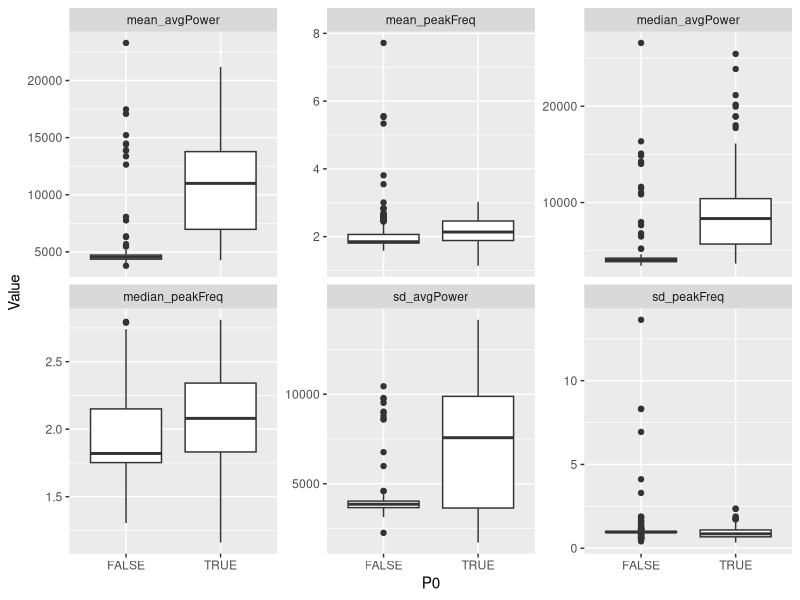
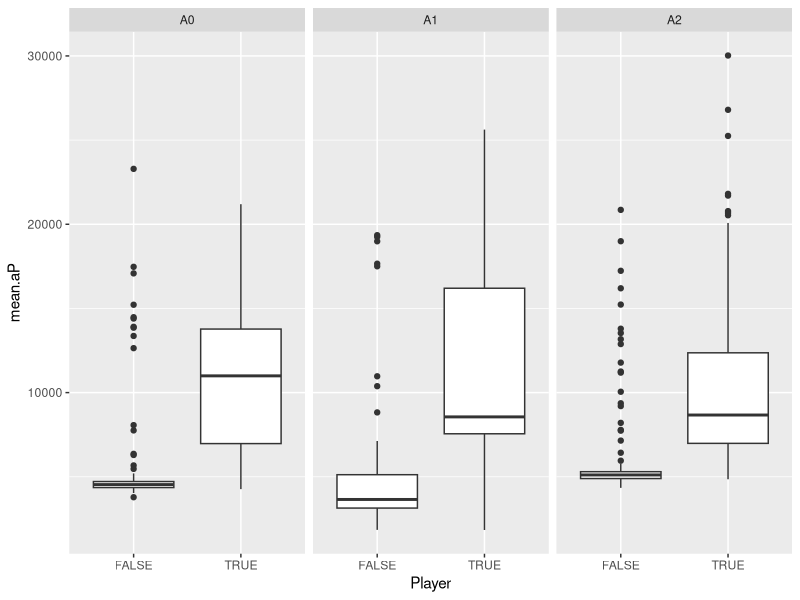
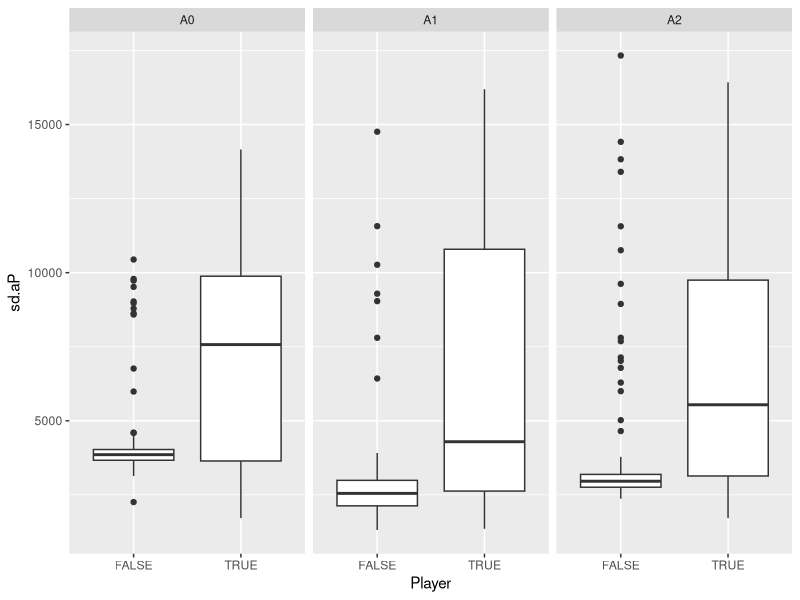
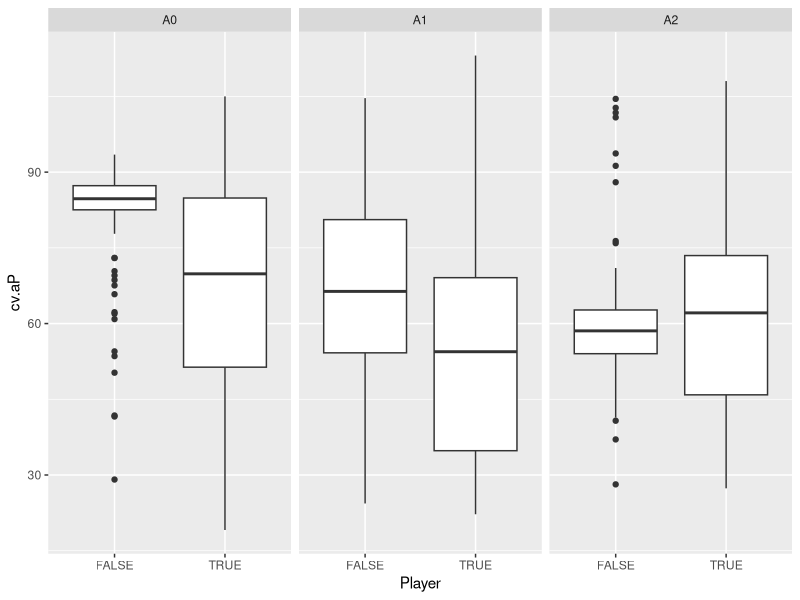
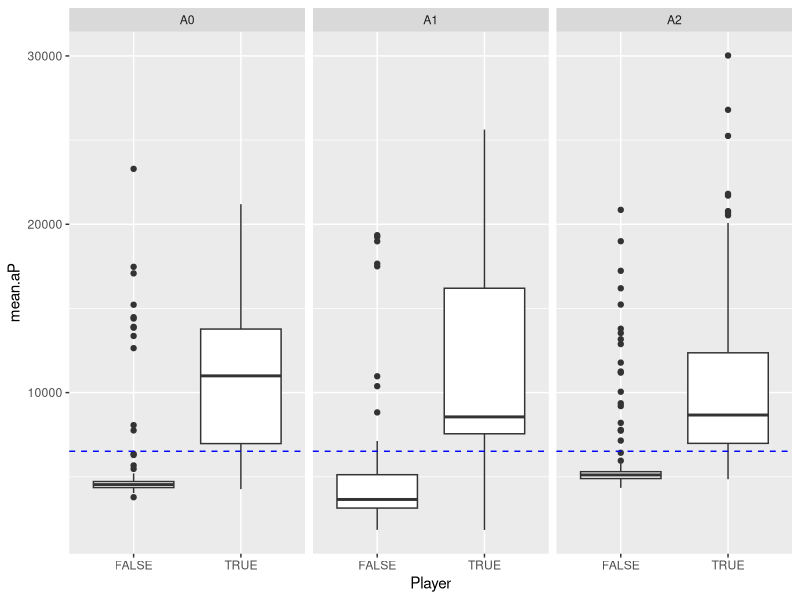
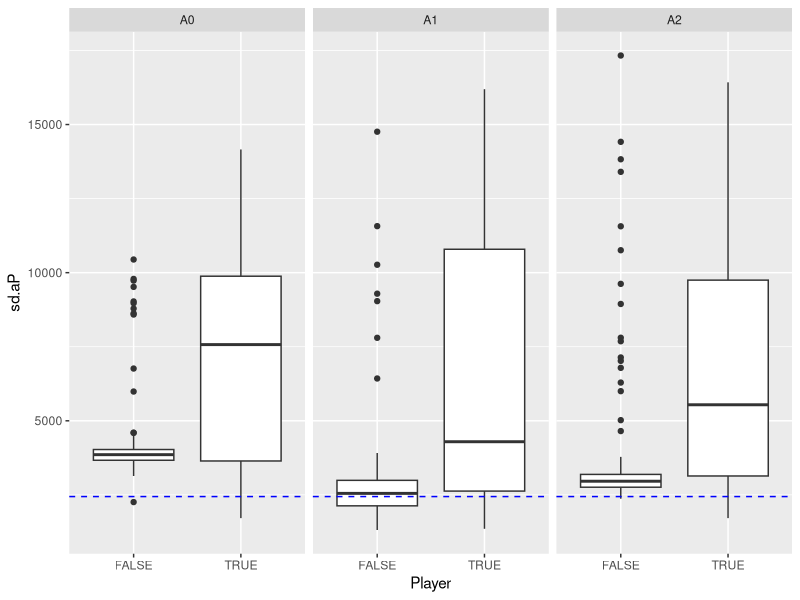
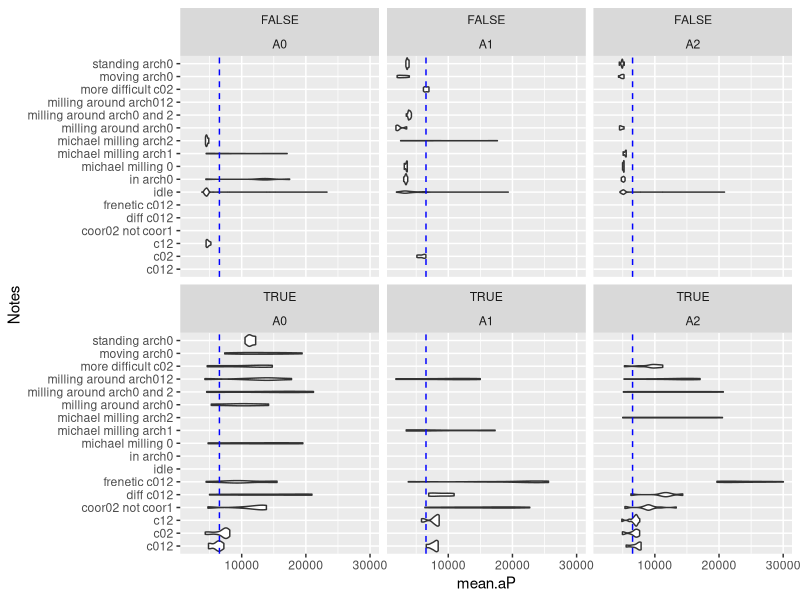
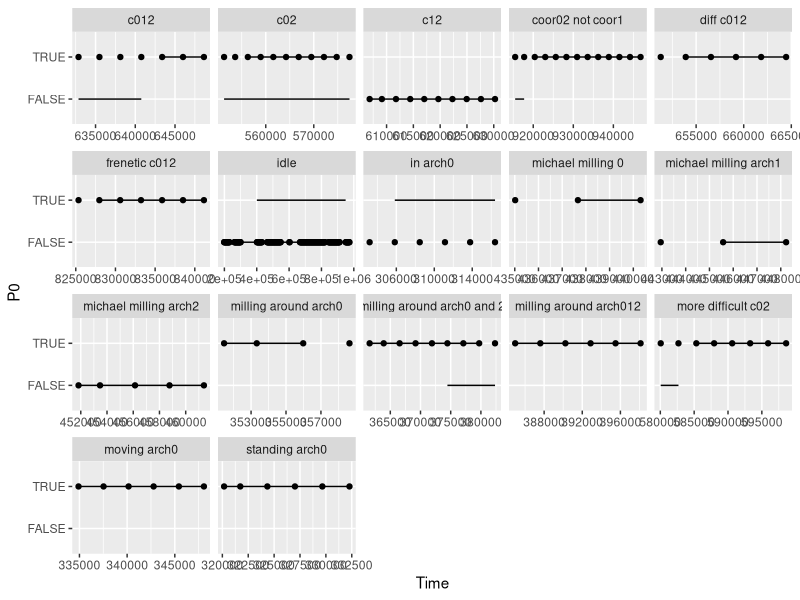

Recreate these plots in R, in order. (Note: this script raises an error after producing the figures.)
### libraries
require(tidyverse) 
require(magrittr)
require(ggthemes)
require(skimr)
require(ROCR)

### numbers
nArch = 3
nFreq = 16

### load data
d.o = read_csv('data_23Jun18.csv',
	col_names = c(
		"Notes","Time","Arch","Sensor",
		"peakFreq","avgPower",
		sprintf("power_%s",1:nFreq)
	))

d = d.o %>% 
	gather(Bin, Power, starts_with("power")) %>%
	separate(Bin, c("drop","Bin")) %>%
	select(- drop) %>%
	mutate(
		Bin = as.integer(Bin),
		Arch = factor(Arch, levels=c(0,1,2), labels=c("A0","A1","A2")),
		Sensor = factor(Sensor, levels=0:5, labels=sprintf("S%d",0:5))
	) %>%
	nest(-Notes, .key="fulldata") %>%
	mutate(
		reddata = map(fulldata, function(df) { select(df, -Bin, -Power) %>% distinct } )
	) %T>% print

### export Notes and manually mark up
Truth = d %>%
	select(Notes) %>%
	distinct %>%
	mutate(
		# drop these data?
		drop = F, 
		# are there humans in the arches?
		P0 = F, P1 = F, P2 = F,
		# are the humans coordinated?
		C01 = F, C12 = F, C20 = F
	) %T>% print %>%
	write_csv("truth_table_23Jun18.csv")

### must hand-edit

Truth = read_csv("truth_table_23Jun18 - edited.csv") %>%
	filter( !drop ) %>% # jettison unwanted data now.
	select( - drop ) %>% 
	nest( - Notes, .key="truth") %T>% print
	
dat = Truth %>% left_join(d)

### data load complete


### can I get P0-2 with avgPower?
avgP = dat %>% 
	unnest(truth) %>%
	unnest(reddata ) %T>% print

fit.aP.0 = glm(P0~avgPower+0, family="binomial", data=filter(avgP, Arch=="A0")) 
summary(fit.aP.0)
fit.aP.S.0 = glm(P0~Sensor*avgPower+0, family="binomial", data=filter(avgP, Arch=="A0")) 
summary(fit.aP.S.0)

avgP.r = avgP %>%
	group_by_if( is.logical ) %>%
	group_by( Notes, Time, Arch, add=T ) %>%
	summarise( 
		mean_peakFreq = mean(peakFreq),
		median_peakFreq = median(peakFreq),
		sd_peakFreq = sd(peakFreq),
		mean_avgPower = mean(avgPower),
		median_avgPower = median(avgPower),
		sd_avgPower = sd(avgPower)
	) %>% 
	ungroup %T>% print

avgP.r.A0 = filter(avgP.r, Arch=="A0") %>%
	gather(End, Value, contains("peakFreq"), contains("avgPower"))
ggplot(avgP.r.A0) +
	aes(x=P0, y=Value) +
	geom_boxplot() +
	facet_wrap(~End, scales="free_y")

# peakFreq is of no value.

avgP.r = avgP %>%
	select( - peakFreq ) %>%
	nest( Sensor, avgPower ) %>%
	mutate( 
		mean.aP = map_dbl(data, function(df) { mean(df$avgPower) } ),
		sd.aP = map_dbl(data, function(df) { sd(df$avgPower) } ),
		cv.aP = sd.aP/mean.aP*100
	) %>%
	select( - data ) %>%
	nest( P0, P1, P2, C01, C12, C20 ) %>%
	mutate(
		Player = map2_lgl(Arch, data, function(a, df) {
			if( a=="A0" ) return( df$P0[1] )
			if( a=="A1" ) return( df$P1[1] )
			if( a=="A2" ) return( df$P2[1] )
		} )
	) %>%
	select( - data ) 
	
ggplot(avgP.r) +
	aes(x=Player, y=mean.aP ) +
	geom_boxplot() +
	facet_wrap(~Arch)
ggplot(avgP.r) +
	aes(x=Player, y=sd.aP ) +
	geom_boxplot() +
	facet_wrap(~Arch)
ggplot(avgP.r) +
	aes(x=Player, y=cv.aP ) +
	geom_boxplot() +
	facet_wrap(~Arch)
	
classify = function(par, data) {
#	browser()
	par=as.list(par)
	glm(Player~factor(mean.aP>par$mean.th)+factor(sd.aP>par$sd.th)+0, family="binomial", data=data) %>%
	AIC
}
classify(list(mean.th=7000,sd.th=5000),filter(avgP.r, Arch=="A0"))
A0.th = optim(par=list(mean.th=7000, sd.th=5000), classify, data=filter(avgP.r, Arch=="A0")) %T>% print
A1.th = optim(par=list(mean.th=7000, sd.th=5000), classify, data=filter(avgP.r, Arch=="A1")) %T>% print
A2.th = optim(par=list(mean.th=6000, sd.th=3000), classify, data=filter(avgP.r, Arch=="A2")) %T>% print
all.th = optim(par=list(mean.th=6000, sd.th=3000), classify, data=avgP.r) %T>% print

A0.th$par
A1.th$par
A2.th$par
all.th$par
# mean.th    sd.th 
# 6515.625 2442.188 

ggplot(avgP.r) +
	aes(x=Player, y=mean.aP ) +
	geom_boxplot() +
	facet_wrap(~Arch) +
	geom_hline(yintercept=as.list(all.th$par)$mean.th, color="blue", linetype="dashed")

ggplot(avgP.r) +
	aes(x=Player, y=sd.aP ) +
	geom_boxplot() +
	facet_wrap(~Arch) +
	geom_hline(yintercept=as.list(all.th$par)$sd.th, color="blue", linetype="dashed")

# sd doesn't add anything.
classify = function(th, data) {
	glm(Player~factor(mean.aP>th)+0, family="binomial", data=data) %>%
	AIC
}
all.th = optimize(classify, range(avgP.r$mean.aP), data=avgP.r)

mean.th = all.th$minimum
print(mean.th)
# 6528.066
mean.th = 6528.066

ggplot(avgP.r) +
	aes(x=Notes, y=mean.aP) +
#	scale_y_log10() +
	geom_violin() +
	facet_wrap(~Player+Arch) +
	geom_hline(yintercept=mean.th, color="blue", linetype="dashed") +
	coord_flip()
	
# implement the algorithm
isPlayer = function(avgPower) {
	mean(avgPower) > mean.th
}

check.isPlayer = dat %>%
	select( - fulldata ) %>% 
	mutate(
		pred = map(reddata, function(df) {
			df %>%
				group_by(Time, Arch) %>%
				summarise( is.Player = isPlayer(avgPower) ) %>%
				spread(Arch, is.Player)
		})
	) %>%
	unnest( truth ) %>%
	unnest( pred ) %T>% print
qplot(Time, P0, data=check.isPlayer, geom="point") +
	geom_line(aes(y=A0)) +
	facet_wrap(~Notes, scales="free_x")
qplot(Time, P1, data=check.isPlayer, geom="point") +
	geom_line(aes(y=A1)) +
	facet_wrap(~Notes, scales="free_x")
qplot(Time, P2, data=check.isPlayer, geom="point") +
	geom_line(aes(y=A2)) +
	facet_wrap(~Notes, scales="free_x")

### coordination
	
### need to take care to construct a training set where arches that
# don't have players in them are filtered out.  avgPower algorithm would 
# filter those out.

keep = dat %>% 
	unnest(truth) %>%
	filter( (P0&P1) | (P1&P2) | (P2&P0) )  # toss cases where we don't have 2+ 

keep %>% print

						m = df %>%
							select(Arch, Sensor, avgPower) %>%
							distinct %$% 
							matrix(avgPower, ncol=3)					 
				
						m = df %>%
							select(Arch, Sensor, peakFreq) %>%
							distinct %$% 
							matrix(peakFreq, ncol=3)

						m = df %>%
							group_by(Arch, Bin) %>%
							summarise( Power=mean(Power) ) %$%
							matrix(Power, ncol=3)

						data.frame(
							pC01=-9,
							pC12=-9,
							pC20=-9
						) %>% return
							
						data.frame(
							pC01=cor(m[,1],m[,2]),
							pC12=cor(m[,2],m[,3]),
							pC20=cor(m[,3],m[,1])
						) %>% return
						
						df %>%
							select( - peakFreq, - avgPower ) %>%
							nest( - Bin ) %>%
							mutate( 
								corr = map(data, function(df) {
									m = df %$% matrix(Power, ncol=3)
									data.frame(
										pC01=cor(m[,1],m[,2]),
										pC12=cor(m[,2],m[,3]),
										pC20=cor(m[,3],m[,1])
									)
								})
							) %>%
							unnest( corr ) %>%
							summarise(
								pC01 = diff(range(pC01))-1,
								pC12 = diff(range(pC12))-1,
								pC20 = diff(range(pC20))-1
							)

						# this is strangely good:
						m = df %>%
							group_by(Arch, Sensor) %>%
							summarise( Power=mean(Power) ) %$%
							matrix(Power, ncol=3)
	
						m = df %>%
							group_by(Arch, Sensor) %>%
							summarise( Power=max(Power) ) %$%
							matrix(Power, ncol=3)
						data.frame(
							pC01=cor(m[,1],m[,2]),
							pC12=cor(m[,2],m[,3]),
							pC20=cor(m[,3],m[,1])
						) %>% return							

						df %>%
							select( - peakFreq, - avgPower ) %>%
							nest( - Bin ) %>%
							mutate( 
								corr = map(data, function(df) {
									m = df %$% matrix(Power, ncol=3)
									data.frame(
										pC01=cor(m[,1],m[,2]),
										pC12=cor(m[,2],m[,3]),
										pC20=cor(m[,3],m[,1])
									)
								})
							) %>%
							unnest( corr ) %>%
							summarise(
#								pC01 = diff(range(pC01))-1,
#								pC12 = diff(range(pC12))-1,
#								pC20 = diff(range(pC20))-1
#								pC01 = max(pC01),
#								pC12 = max(pC12),
#								pC20 = max(pC20)
#								pC01 = mean(pC01),
#								pC12 = mean(pC12),
#								pC20 = mean(pC20)
								pC01 = max(pC01^2),
								pC12 = max(pC12^2),
								pC20 = max(pC20^2)
							)						
	
						# this is the best so far.
						m = df %>%
							select( - peakFreq, - avgPower ) %>% 
							spread(Arch, Power)
		
						data.frame(
							pC01=cor(m$A0, m$A1),
							pC12=cor(m$A1, m$A2),
							pC20=cor(m$A2, m$A0)
						) %>% return							

	
rm(coord)
coord = keep %>%
	mutate(
		pwr = map(fulldata, function(df) {
#			browser()
			df %>%
				nest( - Time ) %>%
				mutate( 
					correl = map(data, function(df) {
#						browser()

						# this is the best so far.
						m = df %>%
							select( - peakFreq, - avgPower ) %>% 
							spread(Arch, Power)
		
						data.frame(
							pC01=cor(m$A0, m$A1),
							pC12=cor(m$A1, m$A2),
							pC20=cor(m$A2, m$A0)
						) %>% return							
					})
				) %>%
				unnest( correl, .drop=T )
		})
	) 	
pwr = coord %>% 
	unnest(pwr, .drop=T) %>%
	mutate(
		# again, we can ignore cases where we don't have a player
		pC01 = ifelse(P0&P1, pC01, F),
		pC12 = ifelse(P1&P2, pC12, F),
		pC20 = ifelse(P2&P0, pC20, F)
	) %T>% print
qplot(Time, as.numeric(C01), data=pwr, geom="point") +
	geom_line(aes(y=pC01)) +
	facet_wrap(~Notes, scales="free_x") +
	coord_cartesian(ylim=c(-1,1))
qplot(Time, as.numeric(C12), data=pwr, geom="point") +
	geom_line(aes(y=pC12)) +
	facet_wrap(~Notes, scales="free_x") +
	coord_cartesian(ylim=c(-1,1))
qplot(Time, as.numeric(C20), data=pwr, geom="point") +
	geom_line(aes(y=pC20)) +
	facet_wrap(~Notes, scales="free_x") +
	coord_cartesian(ylim=c(-1,1))

	

	ggplot(res) +
	aes(x=Notes, y=Power^2) +
#	scale_y_log10() +
	geom_violin() +
	facet_wrap(~Truth+Coord) +
	geom_hline(yintercept=0.75, color="blue", linetype="dashed") +
	coord_flip()

tr.k = keep %>% left_join(tr) %T>% print
res.k = left_join(tr.k, pwr)

last_plot() %+% res.k

qplot(Time, as.numeric(Truth), color=Coord, data=res.k, geom="point") +
	geom_line(aes(y=Power)) +
	facet_wrap(~Notes, scales="free_x") +
	scale_color_colorblind()

# nope, no good.

### try another approach?
cor.dat = dat %>% unnest(truth) %>%
	filter( (P0&P1) | (P1&P2) | (P2&P0) ) %>% # toss cases where we don't have 2+ players
	unnest( fulldata ) %T>% print
cor.red.dat = cor.dat %>%
	select( - Bin, - Power ) %>%
	distinct %T>% print
tree(C01~Arch+Sensor+peakFreq+avgPower, data=filter(cor.red.dat, P0, P1, Arch=="A0"|Arch=="A1"))

# suggests that peakFreq might be a useful classifier?

coord = cor.red.dat %>%
	nest( Arch, Sensor, peakFreq, avgPower ) %>%
	mutate(
		pf = map(data, function(df) {
			m = with(df, matrix(peakFreq, ncol=3))

			data.frame(
				C01=cor(m[,1],m[,2]),
				C12=cor(m[,2],m[,3]),
				C20=cor(m[,3],m[,1])
			)
		}),
		ap = map(data, function(df) {
			m = with(df, matrix(avgPower, ncol=3))

			data.frame(
				C01=cor(m[,1],m[,2]),
				C12=cor(m[,2],m[,3]),
				C20=cor(m[,3],m[,1])
			)
		}),		
	) %>%
	unnest(pf, ap, .sep="_", .drop=T) %T>% print

glm(C01~pf_C01+ap_C01+0, data=filter(coord, P1&P0), family="binomial")
qplot(C01, ap_C01, fill=Notes, data=filter(coord, P0&P1), geom="boxplot") + scale_fill_colorblind() + coord_cartesian(y=c(-1,1)) + geom_hline(yintercept=0)
qplot(C12, ap_C12, fill=Notes, data=filter(coord, P1&P2), geom="boxplot") + scale_fill_colorblind() + coord_cartesian(y=c(-1,1)) + geom_hline(yintercept=0)
qplot(C20, ap_C20, fill=Notes, data=filter(coord, P2&P0), geom="boxplot") + scale_fill_colorblind() + coord_cartesian(y=c(-1,1)) + geom_hline(yintercept=0)

qplot(C01, pf_C01, fill=Notes, data=filter(coord, P0&P1), geom="boxplot") + scale_fill_colorblind() + coord_cartesian(y=c(-1,1)) + geom_hline(yintercept=0)
qplot(C12, pf_C12, fill=Notes, data=filter(coord, P1&P2), geom="boxplot") + scale_fill_colorblind() + coord_cartesian(y=c(-1,1)) + geom_hline(yintercept=0)
qplot(C20, pf_C20, fill=Notes, data=filter(coord, P2&P0), geom="boxplot") + scale_fill_colorblind() + coord_cartesian(y=c(-1,1)) + geom_hline(yintercept=0)



qplot(C01, pf_C01, fill=Notes, data=filter(coord, P1&P0), geom="boxplot") + scale_fill_colorblind()
	
# Hmm, this can't possibly work, because we're correlating across _sensors_,
# so that's looking for the same _gesture_, which is not what we want.
	
	
	
	
	
foo = d %>% filter(between(Time, 63746, 80075)) %>% sample_n(1) %$% fulldata[[1]]

### try working with peakFreq
dpf = d %>%
	mutate(
		corr = map(reddata, function(df) {
			m = matrix(df$peakFreq, ncol=3) 
			data.frame(
				C01=cor(m[,1],m[,2]),
				C12=cor(m[,2],m[,3]),
				C20=cor(m[,3],m[,1])
			)
		})
	) %>%
	unnest(corr, .drop=T) %T>% print
	
dpf %>%
	gather(Which, Corr, starts_with("C")) %>%
	ggplot() +
	aes(x=Which, y=Corr) +
	geom_boxplot() +
	facet_wrap(~Notes) +
	coord_cartesian(ylim=c(-1,1))
	
dpf %>%
	gather(Which, Corr, starts_with("C")) %>%
	ggplot() +
	aes(x=Time, color=Which, y=Corr) +
	geom_line() +
	geom_point() +
	facet_wrap(~Notes, scales="free_x") +
	coord_cartesian(ylim=c(-1,1)) +
	scale_color_colorblind()
	
exp_smooth = function(x, alpha=0.1) {
        # Performs exponential smoothing by taking a weighted average of the
        # current and previous data points
        #
        # x     : numeric vector
        # alpha : number between 0 and 1, weight assigned to current data value
        #
        # Returns a numeric vector of the same length as x and values as the 
        #       weighted averages of the (current, previous) consecutive pairs
        s = numeric(length(x) + 1) # make s 1 cell longer than x
        for (i in seq_along(s)) {
                if (i == 1) { # set the initial value of s the same as that of x
                        s[i] = x[i]
                } else {
                        # weight current value with alpha and previous value 
                        # with 1-alpha, and sum
                        s[i] = alpha * x[i - 1] + (1 - alpha) * s[i - 1]
                }
        }
        s[-1] # drop the 1st element in s because it's extra
}

exp_smooth(foo)
	
dpf %>%
	gather(Which, Corr, starts_with("C")) %>%
	group_by(Which) %>%
	mutate(sCorr = exp_smooth(Corr, alpha=0.1)) %>%
	ggplot() +
	aes(x=Which) +
	geom_boxplot(aes(y=Corr, fill="Raw")) +
	geom_boxplot(aes(y=sCorr, fill="Smoothed")) +
	facet_wrap(~Notes) +
	coord_cartesian(ylim=c(-1,1))
	
dpf %>%
	gather(Which, Corr, starts_with("C")) %>%
	group_by(Which) %>%
	mutate(sCorr = exp_smooth(Corr, alpha=0.5)) %>%
	ggplot() +
	aes(x=Time, color=Which) +
	geom_line(aes(y=sCorr)) +
	geom_point(aes(y=Corr)) +
	facet_wrap(~Notes, scales="free_x") +
	coord_cartesian(ylim=c(-1,1)) +
	scale_color_colorblind()
	

d %>% group_by(Notes) %>% skim(Time)	
foo = d %>% filter(between(Time, 63746, 80075)) %>% slice(4) %$% fulldata[[1]]
foo %<>%
	mutate(
		Freq = (as.numeric(Bin)+0)*(1000/10)/2^7
	)
foo %>% 
	ggplot() + aes(x=Freq, y=Power) + geom_point() +
	facet_grid(Arch~Sensor) +
	facet_wrap(~Arch)

foo %>% 
	group_by(Arch, Freq) %>% 
	summarise(Power=sum(Power)) %>%
	ggplot() + aes(x=Freq, y=Power) + geom_point() +
	scale_y_log10() +
	facet_wrap(~Arch)

### how about summing up sensor frequency?
dpwr = d %>% 
	mutate(
		corr = map(fulldata, function(df) {
			m = df %>%
				group_by(Arch, Bin) %>%
				summarise(Power=log(sum(Power))) %$%
				matrix(Power, ncol=3)
				
			data.frame(
				C01=cor(m[,1],m[,2]),
				C12=cor(m[,2],m[,3]),
				C20=cor(m[,3],m[,1])
			)
		})
	) %>%
	unnest(corr, .drop=T) %T>% print
	
dpwr %>%
	gather(Which, Corr, starts_with("C")) %>%
	group_by(Which) %>%
	mutate(sCorr = exp_smooth(Corr, alpha=0.1)) %>%
	ggplot() +
	aes(x=Which) +
	geom_boxplot(aes(y=Corr, fill="Raw")) +
	geom_boxplot(aes(y=sCorr, fill="Smoothed")) +
	facet_wrap(~Notes) +
	coord_cartesian(ylim=c(0,1)) +
	scale_fill_colorblind()
	
dpwr %>%
	gather(Which, Corr, starts_with("C")) %>%
	group_by(Which) %>%
	mutate(sCorr = exp_smooth(Corr, alpha=0.5)) %>%
	ggplot() +
	aes(x=Time, color=Which) +
	geom_line(aes(y=sCorr)) +
	geom_point(aes(y=Corr)) +
	facet_wrap(~Notes, scales="free_x") +
	coord_cartesian(ylim=c(0,1)) +
	scale_color_colorblind()

	
### ok, reasonable.  
# define what the "correct"/true classification is
correct = d %>% select(Notes) %>% distinct %>%
	mutate(
		C01=c(F,F,F,F,T,T),
		C12=c(F,F,T,F,F,T),
		C20=c(F,F,F,T,F,T)
	) %T>% print
dummy = tibble(C01=F, C12=F, C20=F)
drop.first.last=3
r = d %>%
	group_by(Notes) %>%
	mutate(
		good=between(1:n(),drop.first.last,n()-drop.first.last),
		good=ifelse(Notes=="idle", T, good)
	) %>%
	ungroup %>%
	left_join(nest(correct, -Notes, .key="truth")) %>%
	mutate( truth=ifelse(good, truth, list(dummy)) ) %T>% print
	
# run the two algorithms
r %<>%
	mutate(
		pwr = map(fulldata, function(df) {
			m = df %>%
				group_by(Arch, Bin) %>%
				summarise(Power=log(sum(Power))) %$%
				matrix(Power, ncol=3)
				
			data.frame(
				C01=cor(m[,1],m[,2]),
				C12=cor(m[,2],m[,3]),
				C20=cor(m[,3],m[,1])
			)
		}),
		pwr2 = map(fulldata, function(df) {
			m = df %>%
				group_by(Arch, Bin) %>%
				summarise(Power=sum(Power)) %$%
				matrix(Power, ncol=3)
				
			data.frame(
				C01=cor(m[,1],m[,2]),
				C12=cor(m[,2],m[,3]),
				C20=cor(m[,3],m[,1])
			)
		}),
		pfreq = map(reddata, function(df) {
			m = matrix(df$peakFreq, ncol=3) 
			data.frame(
				C01=cor(m[,1],m[,2]),
				C12=cor(m[,2],m[,3]),
				C20=cor(m[,3],m[,1])
			)
		})
	) 	
tr = r %>% unnest(truth, .drop=T) %>% gather(Coord, Truth, 4:6) 
pwr = r %>% unnest(pwr, .drop=T) %>% gather(Coord, Power, 4:6) 
pwr2 = r %>% unnest(pwr2, .drop=T) %>% gather(Coord, Power2, 4:6) 
freq = r %>% unnest(pfreq, .drop=T) %>% gather(Coord, Freq, 4:6) 
res = left_join(tr, pwr) %>% left_join(freq) %>% left_join(pwr2)

fit.pwr=glm(Truth~Power+Coord+0, family="binomial", data=res)
fit.pwr2=glm(Truth~Power2+Coord+0, family="binomial", data=res)
fit.freq=glm(Truth~Freq+Coord+0, family="binomial", data=res)
AIC(fit.pwr, fit.freq, fit.pwr2)
summary(fit.pwr)

res %<>% mutate(Pred = predict(fit.pwr,type="response"))
performance(prediction(res$Pred, res$Truth), "sens", "spec") %>% plot

ggplot(res) +
	aes(x=Truth, y=Pred, fill=Coord, alpha=good) +
	geom_boxplot() +
	facet_wrap(~Notes) +
	scale_fill_colorblind()
	
### see: https://en.wikipedia.org/wiki/Pearson_correlation_coefficient#Mathematical_properties

# This formula suggests a convenient single-pass algorithm for calculating sample correlations, but, depending on the numbers involved, it can sometimes be numerically unstable.
	
	

	

	
